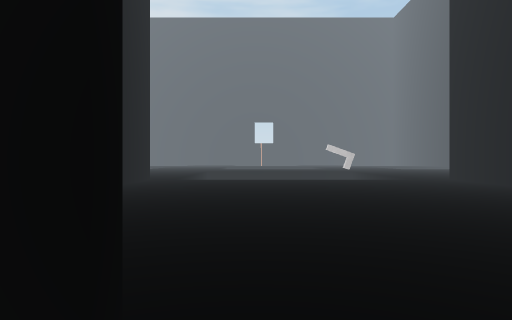
View 1 (above)

14 first-person views from a walk through a Unity game level. The camera is 1.3 m above the floor, looks level and sees 75° across. Doors are open. The floor is counted in squares, 2 m on a side. Each view is taken from the middle of a square. On the plan, view 1 faces up. The plan holds only what a view shows up to about 10 squares ahead; the rest is blank. The place goes on beyond the plan. The player is left out.

View 2
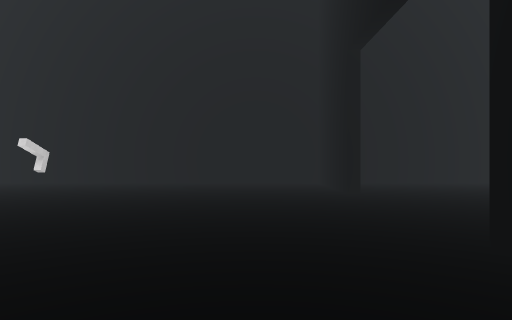

View 3
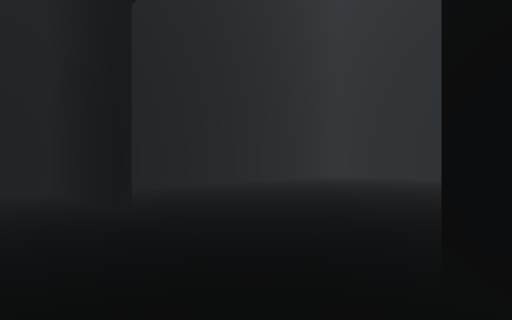

View 4
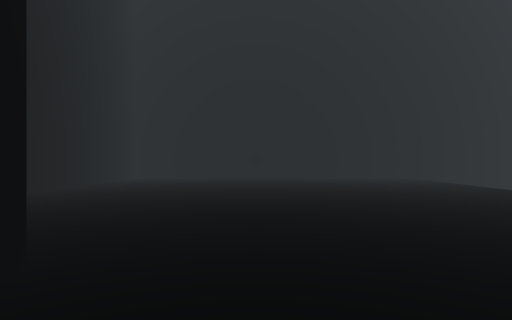

View 5
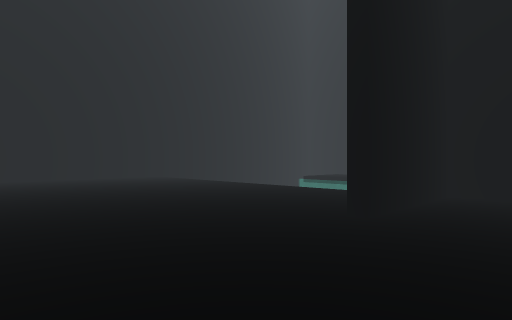

View 6
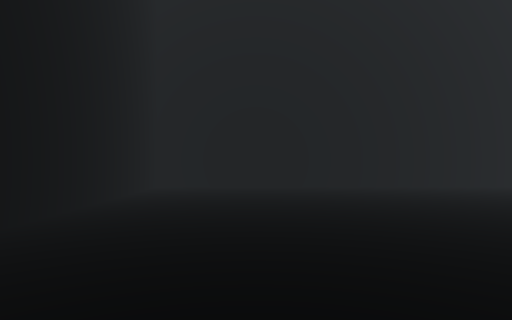

View 7
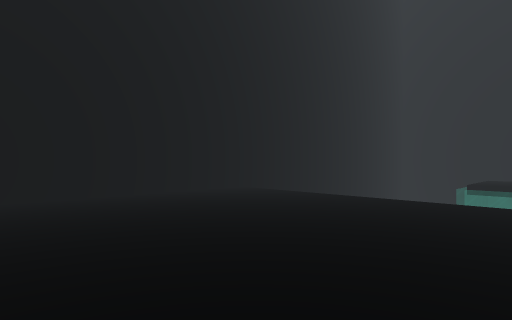

View 8
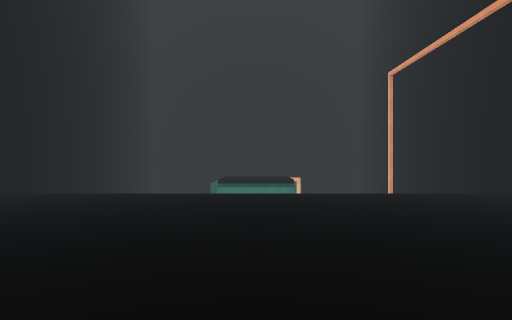

View 9
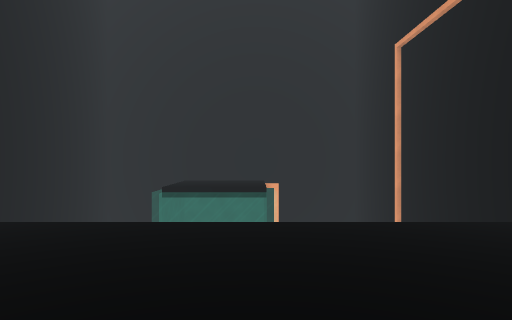

View 10
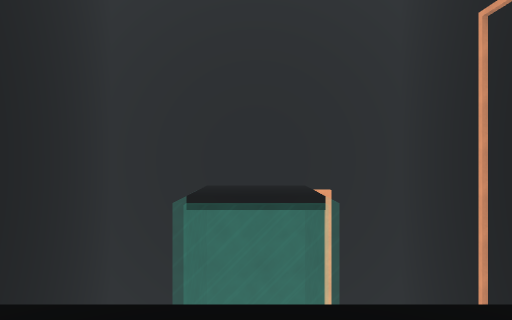

View 11
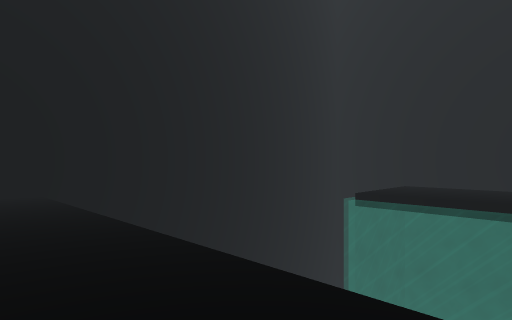

View 12
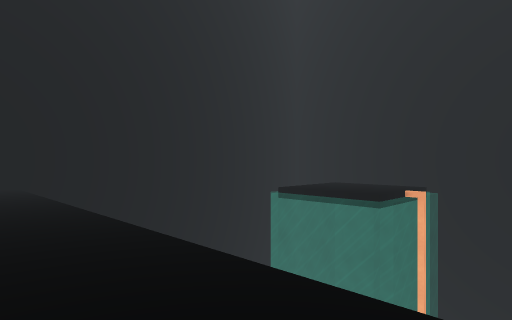

View 13
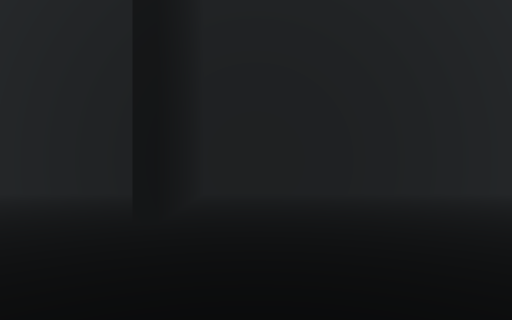

View 14
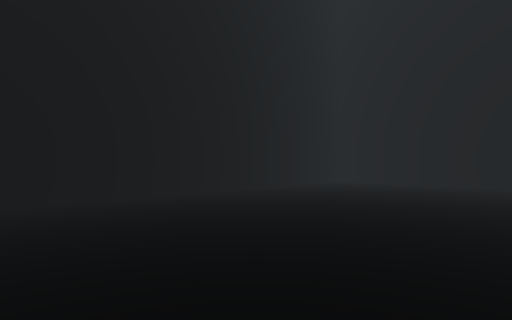

### Floor plan
Points are (right, up) in squares from view 1. A wall is a line through its corners. A room is listed if a view was taken in it or the views show most of it. See-through windows are left out.
Room 1 (views 1, 6, 7, 8, 9, 10, 11, 12, 13, 14)
walls: (-3.5, 1) (-12, 1); (-12, -9) (6.4, -9) (6.4, 1) (3.4, 1); (-13.5, -1.5) (-13.5, -4.8)
ways out: open door at (1.5, 1) to room 2
Room 2 (views 2, 3, 4, 5)
walls: (-3.5, 10) (-3.5, 8.8); (-3.5, 2.2) (-3.5, 1.2) (-0.5, 1.2); (3.4, 1.2) (6.4, 1.2) (6.4, 10.2)
ways out: open door at (1.5, 1) to room 1
objects: other object (1, 6)

Where each view was taken, in squares from view 1:
view 1: 0 up, 0 right, facing up
view 2: 3 up, 3 left, facing right
view 3: 3 up, 1 left, facing down-right
view 4: 3 up, 2 right, facing down
view 5: 3 up, 3 right, facing down-left
view 6: 1 down, 4 right, facing down
view 7: 3 down, 2 right, facing down-left
view 8: 4 down, 3 right, facing left
view 9: 3 down, 0 right, facing left
view 10: 4 down, 2 left, facing left
view 11: 2 down, 2 left, facing down-left
view 12: 0 up, 2 left, facing down-left
view 13: 0 up, 0 right, facing right
view 14: 0 up, 1 right, facing down-right
